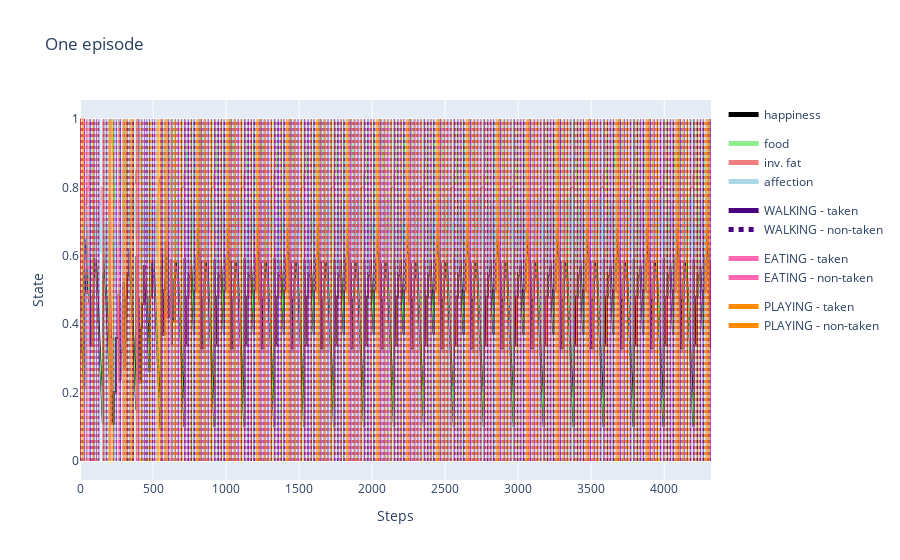

The notebook cell this image was saved under:
### Code cell
import plotly.graph_objects as go
import numpy as np

x = np.arange(len(evo_episode['happiness']))

# Create traces
fig = go.Figure()

fig.add_trace(go.Scatter(
    x=x, y=evo_episode['happiness'],
    legendgroup="happiness",
    mode='lines',
    name='happiness',
    marker_color='black', line={'width':2}
))

fig.add_trace(go.Scatter(
    x=x, y=evo_episode['food'],
    legendgroup="characteristics",
    mode='lines',
    name='food',
    marker_color='lightgreen', line={'width':1}
))

fig.add_trace(go.Scatter(
    x=x, y=evo_episode['inv_fat'],
    legendgroup="characteristics",
    mode='lines',
    name='inv. fat',
    marker_color='lightcoral', line={'width':1}
))

fig.add_trace(go.Scatter(
    x=x, y=evo_episode['affection'],
    legendgroup="characteristics",
    mode='lines',
    name='affection',
    marker_color='lightblue', line={'width':1}
))

action_dict = {
    0: ['NO ACTION', 'white'],
    1: ['WALKING', 'indigo'],
    2: ['EATING', 'hotpink'],
    3: ['PLAYING', 'darkorange']
}

fig.add_trace(go.Scatter(
    x=[0,0], y=[0,1],
    legendgroup="walking",
    mode='lines',
    name=action_dict[1][0] + ' - taken',
    marker_color=action_dict[1][1],
    line={'width':1, 'dash':'solid'}
))

fig.add_trace(go.Scatter(
    x=[0,0], y=[0,1],
    legendgroup="walking",
    mode='lines',
    name=action_dict[1][0] + ' - non-taken',
    marker_color=action_dict[1][1],
    line={'width':1, 'dash':'dot'}
))

fig.add_trace(go.Scatter(
    x=[0,0], y=[0,1],
    legendgroup="eating",
    mode='lines',
    name=action_dict[2][0] + ' - taken',
    marker_color=action_dict[2][1],
    line={'width':1, 'dash':'solid'}
))

fig.add_trace(go.Scatter(
    x=[0,0], y=[0,1],
    legendgroup="eating",
    mode='lines',
    name=action_dict[2][0] + ' - non-taken',
    marker_color=action_dict[2][1],
    line={'width':1, 'dash':'solid'}
))

fig.add_trace(go.Scatter(
    x=[0,0], y=[0,1],
    legendgroup="playing",
    mode='lines',
    name=action_dict[3][0] + ' - taken',
    marker_color=action_dict[3][1],
    line={'width':1, 'dash':'solid'}
))

fig.add_trace(go.Scatter(
    x=[0,0], y=[0,1],
    legendgroup="playing",
    mode='lines',
    name=action_dict[3][0] + ' - non-taken',
    marker_color=action_dict[3][1],
    line={'width':1, 'dash':'solid'}
))

        
for i in range(len(evo_episode['action'])):
    
    if evo_episode['action'][i] != 0:
        
        fig.add_trace(go.Scatter(
            x=[i,i], y=[0,1],
            mode='lines',
            name=action_dict[evo_episode['action'][i]][0],
            marker_color=action_dict[evo_episode['action'][i]][1],
            line={'width':0.5, 'dash':'dot'},
            showlegend=False
        ))
        
    if evo_episode['action_taken'][i] != 0:
        
        fig.add_trace(go.Scatter(
            x=[i,i], y=[0,1],
            mode='lines',
            name=action_dict[evo_episode['action_taken'][i]][0],
            marker_color=action_dict[evo_episode['action_taken'][i]][1],
            line={'width':0.5, 'dash':'solid'},
            showlegend=False
        ))
        

fig.update_layout(
    title={
        'text': "One episode",
        'xanchor': 'center',
        'yanchor': 'top'},
    xaxis_title="Steps",
    yaxis_title="State",
    legend= {'itemsizing': 'constant'}
)



fig.show()
